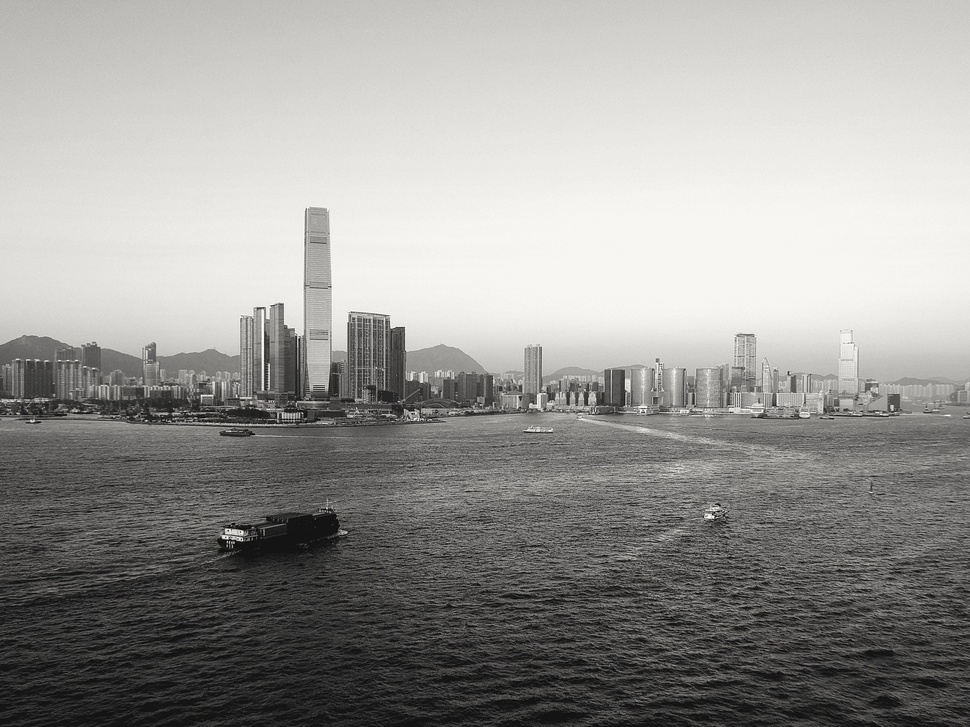
#> input picture presentation/v4/photos/hk_harbour.jpg, 970 x 727 px, shrunk from 3200 x 2400 before the run; its folder holds only this picture in this run
$ python make_duotone.py
#> lines starting #> are read from the running program, lines starting #| are printed output that depends on the picture
"""Navy -> teal duotone versions of the deck photos (presentation/v4/photos -> photos_duo), in the project palette."""
from pathlib import Path

from PIL import Image, ImageOps

V4 = Path(__file__).resolve().parent
SRC, OUT = V4 / "photos", V4 / "photos_duo"
OUT.mkdir(exist_ok=True)
for f in sorted(SRC.glob("*.jpg")):
    g = ImageOps.grayscale(Image.open(f))
    duo = ImageOps.colorize(g, black="#0B1730", mid="#1F6F78", white="#E9F3F0", blackpoint=8, whitepoint=250, midpoint=120)
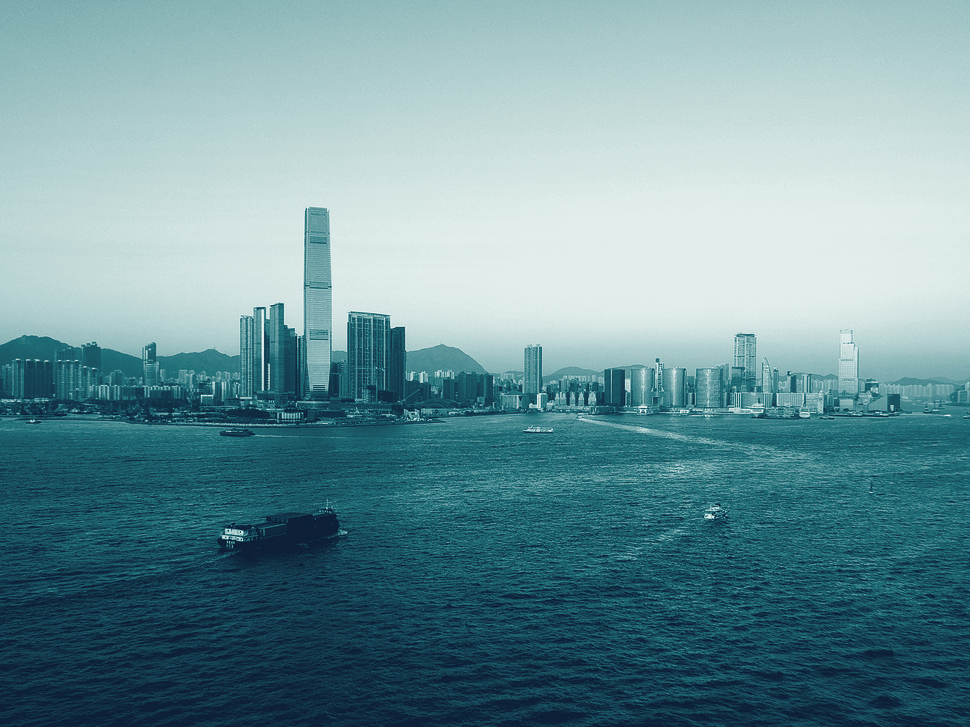
#> duo: PIL image 970x727 RGB; mean R, G, B 109.6, 148.5, 155.6
    duo.save(OUT / f.name, quality=88, optimize=True, progressive=True)
    print(f.name)

$ run again, on presentation/v4/photos/yard_grid.jpg
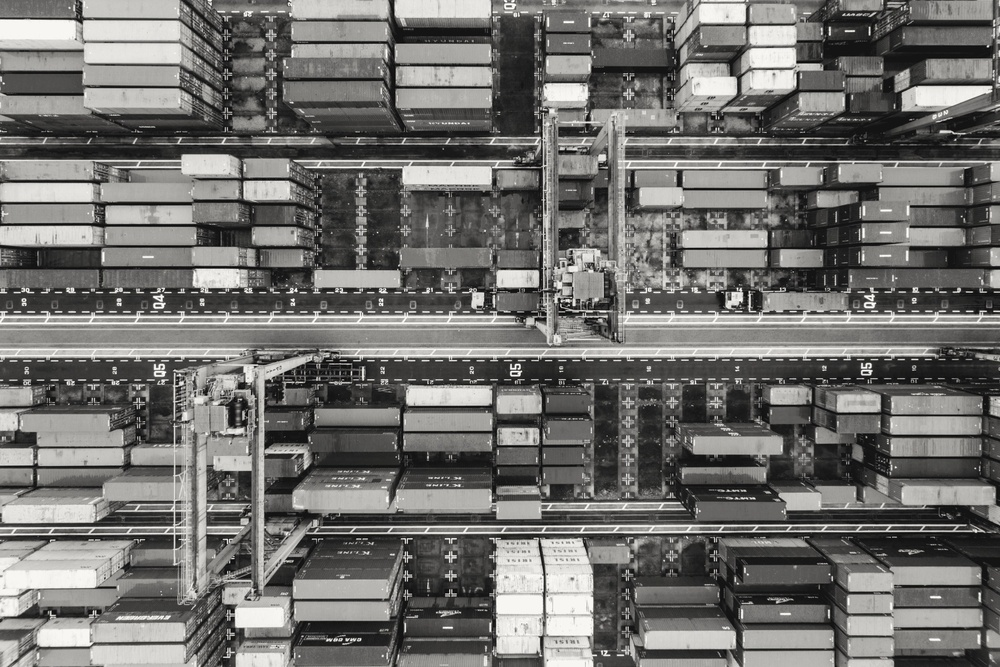
#> input picture presentation/v4/photos/yard_grid.jpg, 1000 x 667 px, shrunk from 3200 x 2133 before the run
#> `duo = ImageOps.colorize(g, black="#0B1730", mid="#1F6F78", white="#E9F..`:
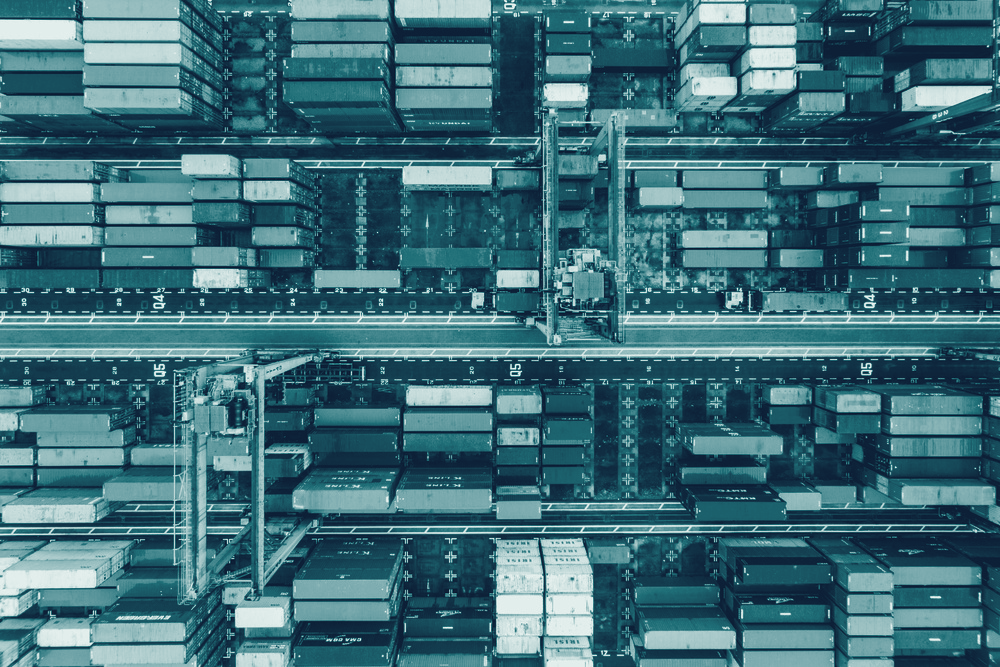
#> duo: PIL image 1000x667 RGB; mean R, G, B 62.5, 110.2, 121.5

$ run again, on presentation/v4/photos/port_wide.jpg
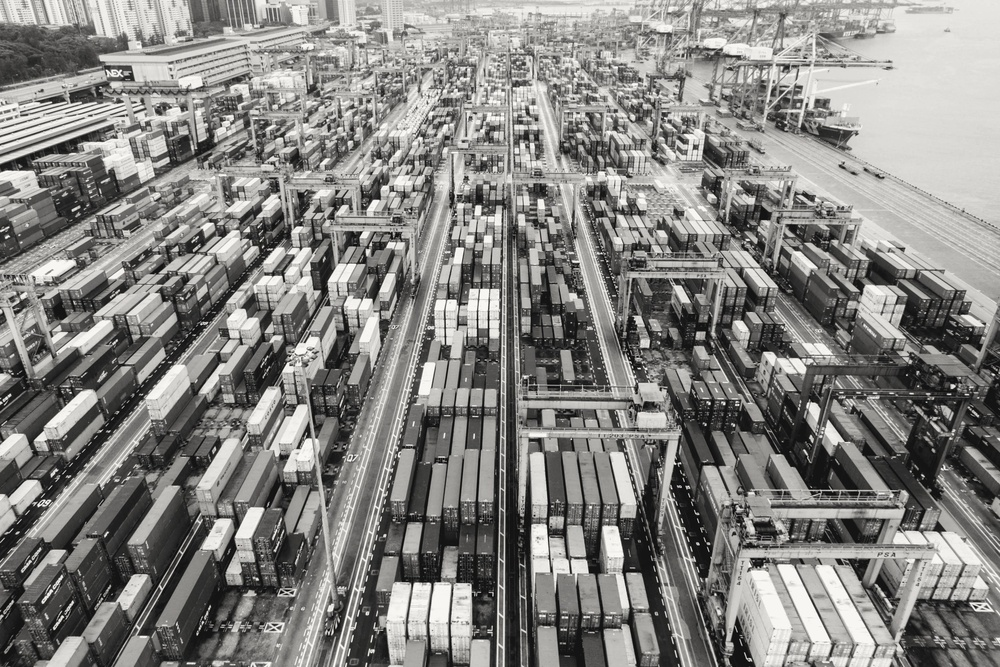
#> input picture presentation/v4/photos/port_wide.jpg, 1000 x 667 px, shrunk from 3200 x 2134 before the run
#> `duo = ImageOps.colorize(g, black="#0B1730", mid="#1F6F78", white="#E9F..`:
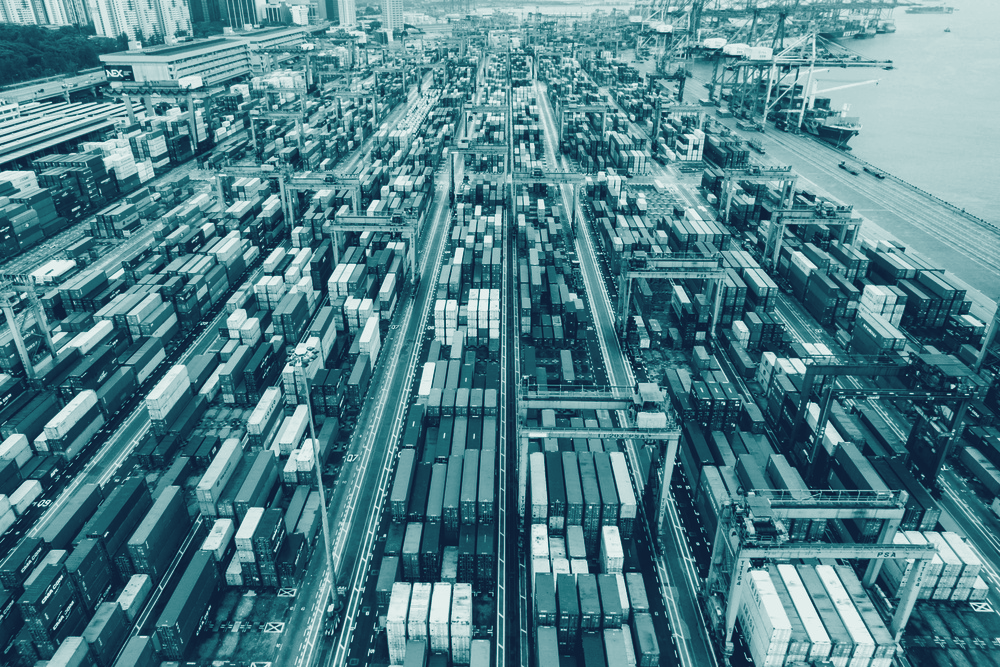
#> duo: PIL image 1000x667 RGB; mean R, G, B 81.6, 128.1, 137.2

$ run again, on presentation/v4/photos/ship_top.jpg
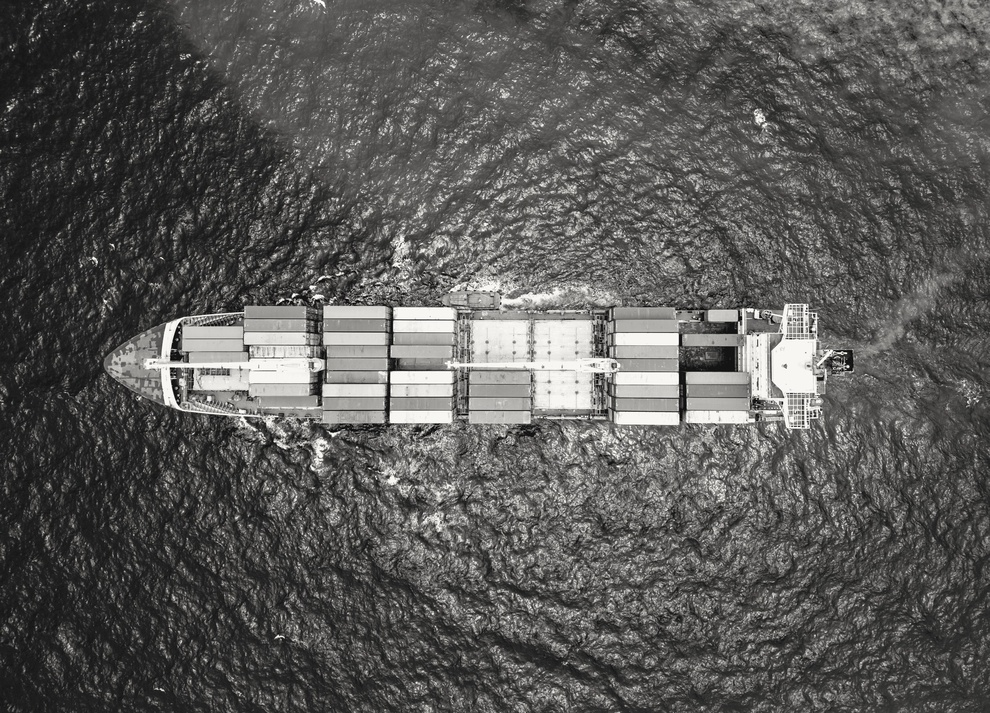
#> input picture presentation/v4/photos/ship_top.jpg, 990 x 713 px, shrunk from 3200 x 2305 before the run
#> `duo = ImageOps.colorize(g, black="#0B1730", mid="#1F6F78", white="#E9F..`:
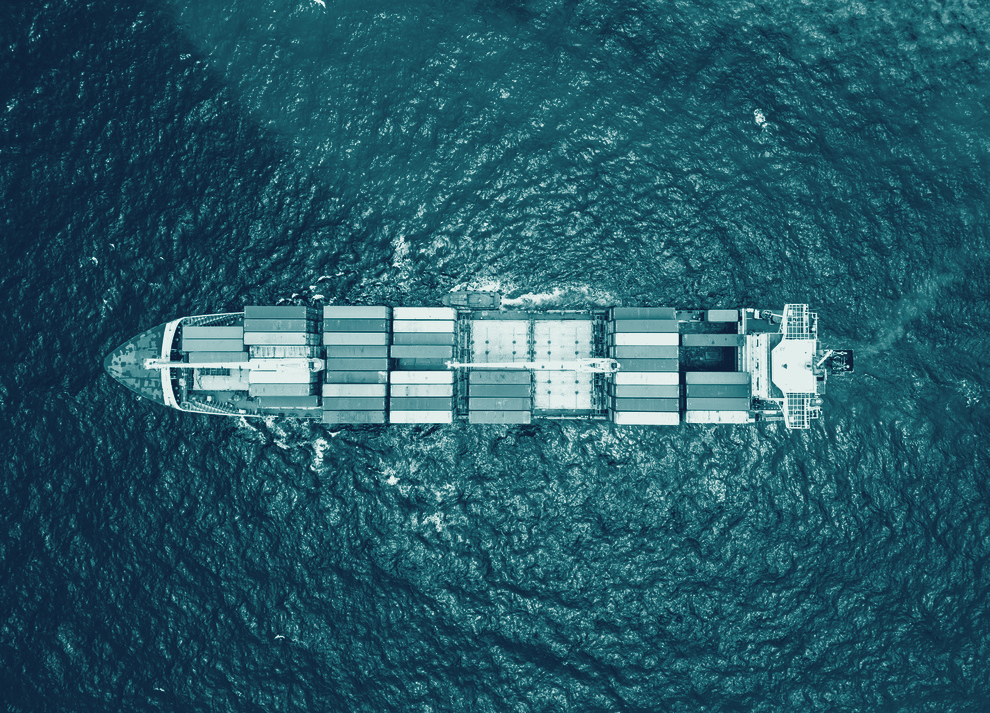
#> duo: PIL image 990x713 RGB; mean R, G, B 39.1, 88.5, 102.4

$ run again, on presentation/v4/photos/yard_diag.jpg
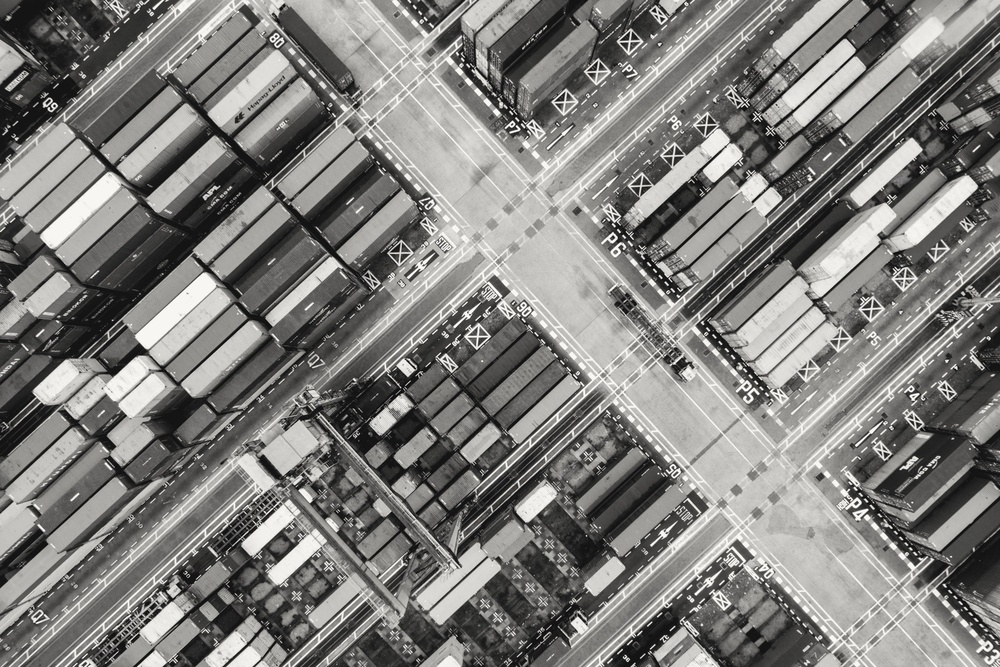
#> input picture presentation/v4/photos/yard_diag.jpg, 1000 x 667 px, shrunk from 3200 x 2134 before the run
#> `duo = ImageOps.colorize(g, black="#0B1730", mid="#1F6F78", white="#E9F..`:
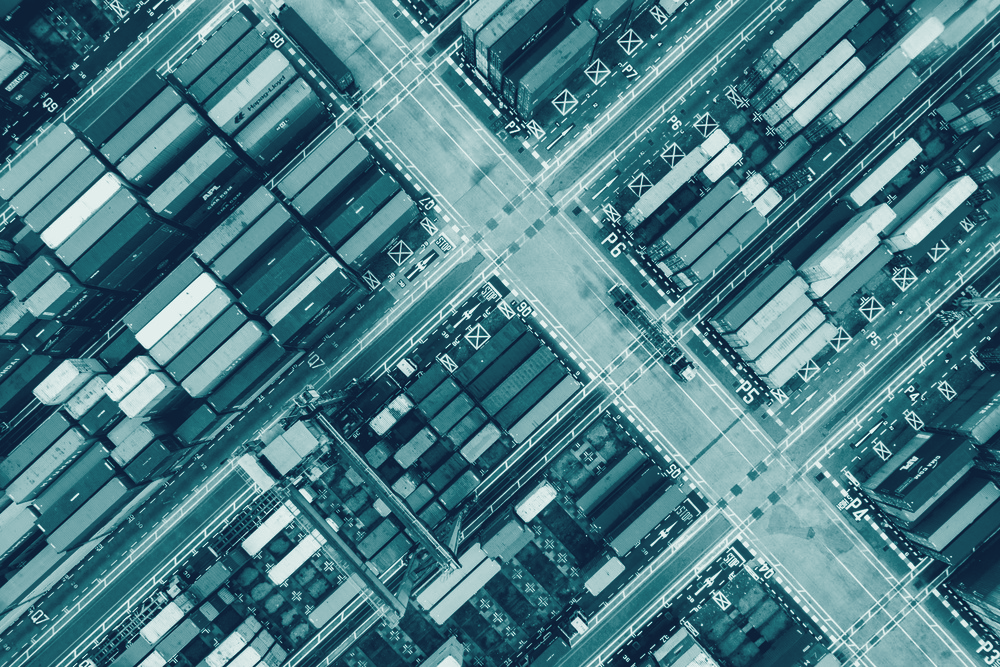
#> duo: PIL image 1000x667 RGB; mean R, G, B 75.2, 122.7, 132.4
